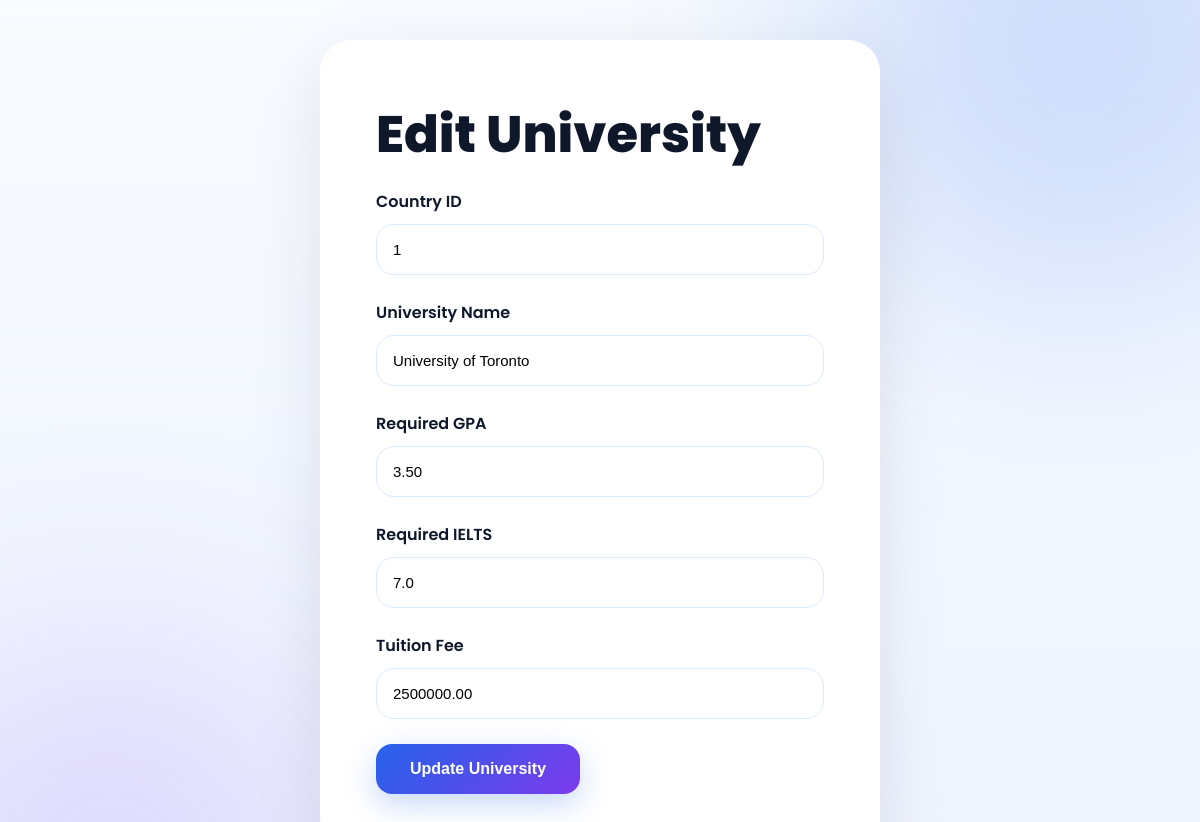
/edit_university.php?id=1, run on an earlier commit of the app's database.
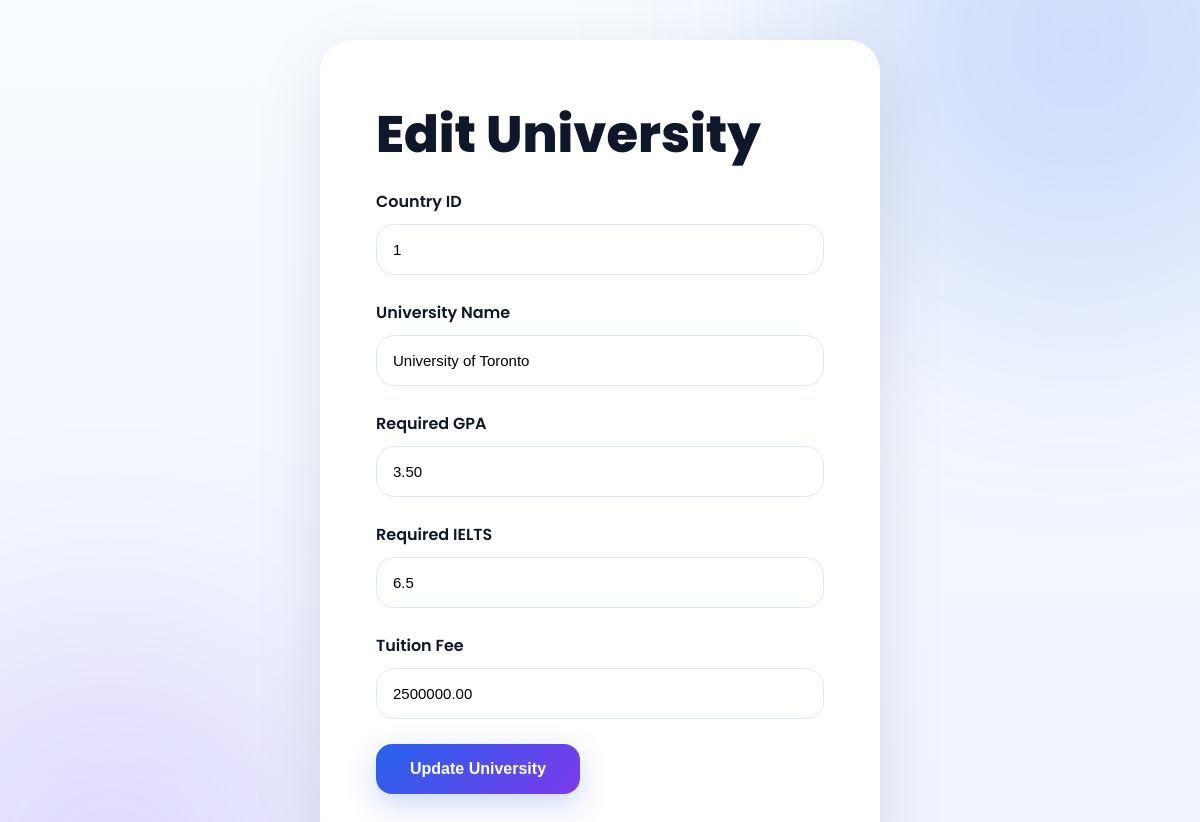
And on a later commit of the database.
### tables this page shows
CREATE TABLE `universities` (
  `university_id` int(11) NOT NULL,
  `country_id` int(11) DEFAULT NULL,
  `university_name` varchar(100) DEFAULT NULL,
  `required_gpa` decimal(3,2) DEFAULT NULL,
  `required_ielts` decimal(3,1) DEFAULT NULL,
  `tuition_fee` decimal(10,2) DEFAULT NULL
);

### edit_university.php (the view, shortened to what this page needs)
<?php
include 'php/db.php';
$id = $_GET['id'];
$result = $conn->query(
    "SELECT * FROM universities
    WHERE university_id='$id'"
);
$row = $result->fetch_assoc();
?>
<!DOCTYPE html>
<html lang="en">
<head>
<link rel="stylesheet" href="css/style.css">
</head>
<body>
<div class="auth-container">
<div class="auth-card">
<h1>
Edit University
</h1>
<form method="POST">
<div class="form-group">
<label>
Country ID
</label>
<input
type="number"
name="country_id"
value="<?php echo $row['country_id']; ?>"
required
>
</div>
<div class="form-group">
<label>
University Name
</label>
<input
type="text"
name="university_name"
value="<?php echo $row['university_name']; ?>"
required
>
</div>
<div class="form-group">
<label>
Required GPA
</label>
<input
type="text"
name="required_gpa"
value="<?php echo $row['required_gpa']; ?>"
required
>
</div>
<div class="form-group">
<label>
Required IELTS
</label>
<input
type="text"
name="required_ielts"
value="<?php echo $row['required_ielts']; ?>"
required
>
</div>
<div class="form-group">
<label>
Tuition Fee
</label>
<input
type="text"
name="tuition_fee"
value="<?php echo $row['tuition_fee']; ?>"
required
>
</div>
<button
type="submit"
name="update"
>
Update University
</button>
</form>
</div>
</div>
</body>
</html>

What changed in the data, as far as the page shows it:
changed universities "University of Toronto": required_ielts "7.0" → "6.5"
